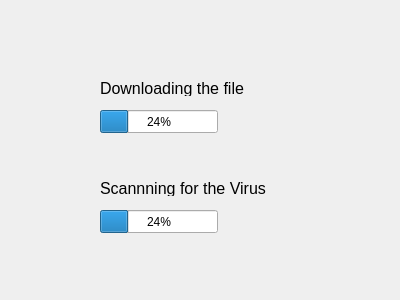
<?xml version="1.0" encoding="UTF-8"?>
<ui version="4.0">
 <class>Dialog</class>
 <widget class="QDialog" name="Dialog">
  <property name="geometry">
   <rect>
    <x>0</x>
    <y>0</y>
    <width>400</width>
    <height>300</height>
   </rect>
  </property>
  <property name="windowTitle">
   <string>Dialog</string>
  </property>
  <widget class="QLabel" name="label">
   <property name="geometry">
    <rect>
     <x>100</x>
     <y>80</y>
     <width>171</width>
     <height>16</height>
    </rect>
   </property>
   <property name="font">
    <font>
     <pointsize>12</pointsize>
    </font>
   </property>
   <property name="text">
    <string>Downloading the file</string>
   </property>
  </widget>
  <widget class="QLabel" name="label_2">
   <property name="geometry">
    <rect>
     <x>100</x>
     <y>180</y>
     <width>191</width>
     <height>16</height>
    </rect>
   </property>
   <property name="font">
    <font>
     <pointsize>12</pointsize>
    </font>
   </property>
   <property name="text">
    <string>Scannning for the Virus</string>
   </property>
  </widget>
  <widget class="QProgressBar" name="progressBarFileDownload">
   <property name="geometry">
    <rect>
     <x>100</x>
     <y>110</y>
     <width>118</width>
     <height>23</height>
    </rect>
   </property>
   <property name="value">
    <number>24</number>
   </property>
  </widget>
  <widget class="QProgressBar" name="progressBar_2">
   <property name="geometry">
    <rect>
     <x>100</x>
     <y>210</y>
     <width>118</width>
     <height>23</height>
    </rect>
   </property>
   <property name="value">
    <number>24</number>
   </property>
  </widget>
 </widget>
 <resources/>
 <connections/>
</ui>
